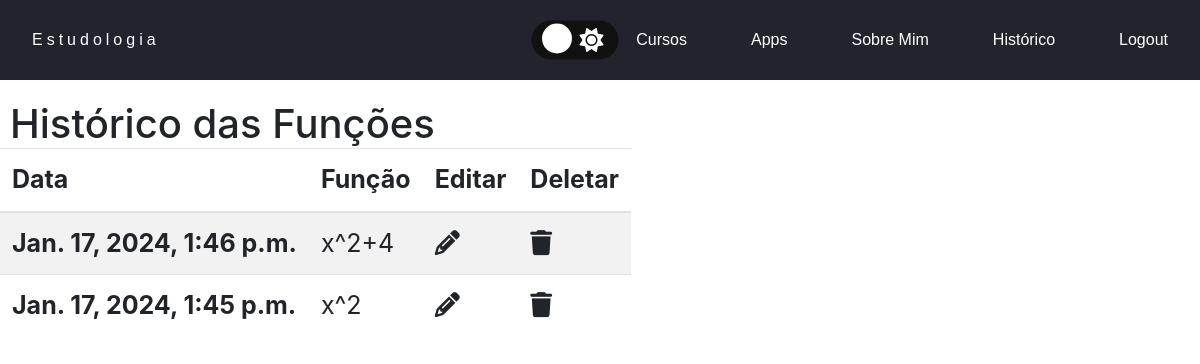
Before: /apps/historico/funcao (signed in) with the older database file.
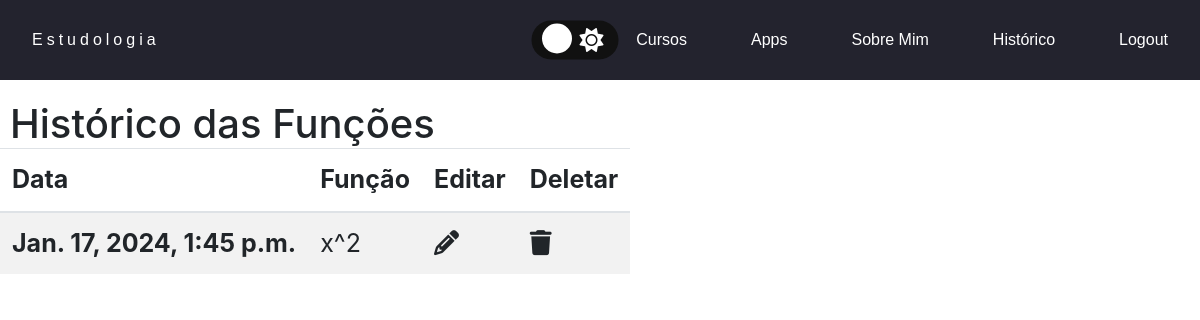
After: the same page with the newer database file.
### home/models.py (models this page shows)
class FunctionHistoric(models.Model):
    user = models.ForeignKey(User, on_delete = models.CASCADE)
    date = models.DateTimeField()
    function = models.TextField(blank = False, null = False, default = 'x')

### apps/views.py (the view)
# urls.py: path('historico/funcao' , views.historic_functions, name='historic_function'),
def historic_functions(request):
    if(request.user.is_authenticated):
        itens = FunctionHistoric.objects.filter(user = request.user).order_by('-date')
        return render(request, 'apps/function_historic.html', {'itens' : itens})
    else:
        return HttpResponseRedirect(reverse('login'))

### apps/templates/apps/function_historic.html (shortened to what this page needs)
{% extends 'apps/layout.html' %}
{% load static %}
{% block body %}
<h1 class="h">Histórico das Funções</h1>
<table class="table table-striped" id="function_table">
  <thead>
    <tr>
        <th scope="col">Data</th>
        <th scope="col">Função</th>
        <th scope="col">Editar</th>
        <th scope="col">Deletar</th>
    </tr>
 </thead>
    <tbody>
        {% for item in itens %}
      <tr id="id_{{ item.id }}">
        <th>{{item.date}}</th>
        <td>{{item.function}}</td>
        <td><i  onclick="edit_function('{{ item.id }}')" class="fa-solid fa-pencil"></i></td>
        <td><i  onclick="remove_function('{{ item.id }}')" class="fa-solid fa-trash"></i></td>
      </tr>
       {% endfor %}
    </tbody>
{% endblock %}

Changed rows visible on the page:
removed FunctionHistoric: date "Jan. 17, 2024, 1:46 p.m.", function "x^2+4"
